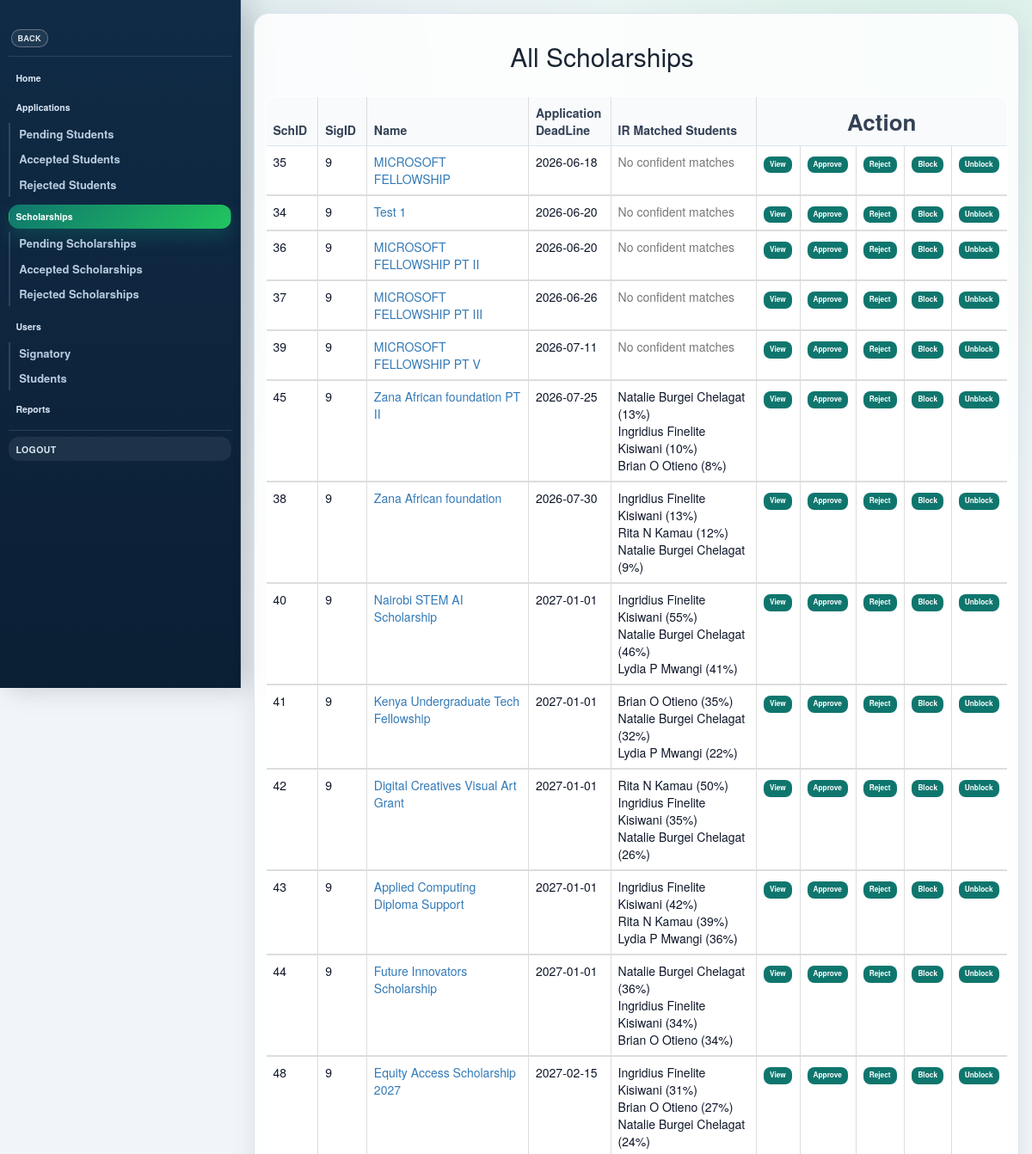
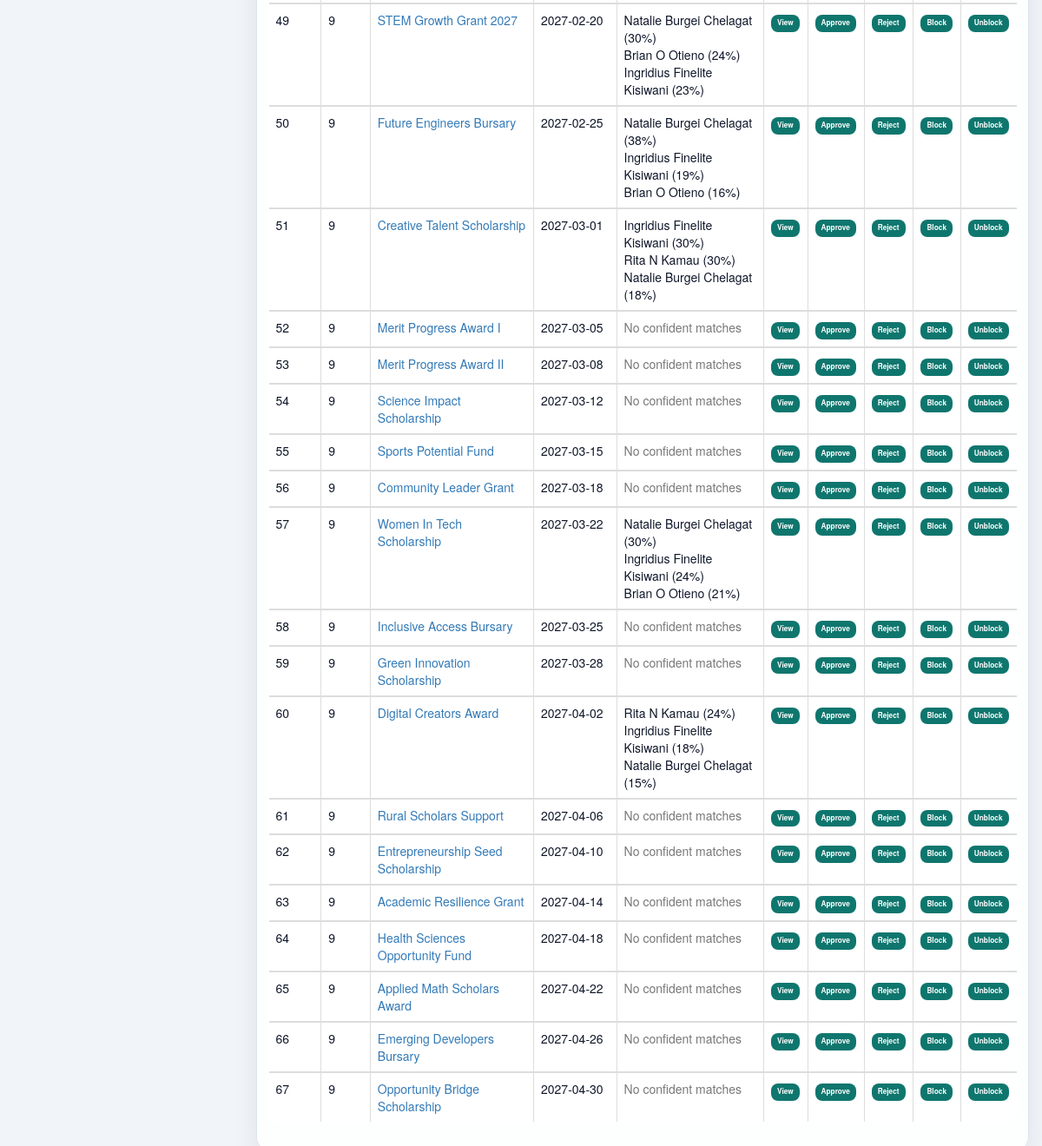
Page /admin/tempScholarship.php on the committed database (2 pictures, top to bottom).
### tables this page shows
CREATE TABLE `scholarship` (
  `scholarshipID` int(11) NOT NULL AUTO_INCREMENT,
  `sigID` int(11) NOT NULL,
  `schname` varchar(255) NOT NULL,
  `schlocation` varchar(255) NOT NULL,
  `schlocationfrom` varchar(255) NOT NULL,
  `degree` varchar(255) NOT NULL,
  `gender` varchar(20) NOT NULL,
  `target_financial_need` enum('Any','Low','Medium','High','Critical') DEFAULT 'Any',
  `religion` varchar(55) NOT NULL,
  `sch` varchar(30) NOT NULL,
  `appDeadline` date NOT NULL,
  `granteesNum` int(11) NOT NULL,
  `funding` varchar(20) NOT NULL,
  `description` varchar(4095) NOT NULL,
  `eligibility` varchar(4095) NOT NULL,
  `benefits` varchar(4095) NOT NULL,
  `apply` varchar(4095) NOT NULL,
  `links` varchar(1024) NOT NULL,
  `contact` varchar(1024) NOT NULL,
  `adminapproval` varchar(20) NOT NULL,
  `approved_at` datetime DEFAULT NULL,
  `previous_adminapproval` varchar(20) NOT NULL,
  `schstatus` varchar(20) NOT NULL DEFAULT 'active',
  PRIMARY KEY (`scholarshipID`),
  KEY `fk_scholarship_signatory` (`sigID`),
  CONSTRAINT `fk_scholarship_signatory` FOREIGN KEY (`sigID`) REFERENCES `signatory` (`sigID`) ON DELETE CASCADE ON UPDATE CASCADE
);

### admin/tempScholarship.php (the view, shortened to what the rows shown need)
<?php
require_once '../backend/MatchingEngine.php';
$conn = getDbConnection();
    if(isset($_GET['scholarship'])){
    	$scholarship = $_GET['scholarship'];
    }else{
    	$scholarship = "All";
    }
		function renderMatchedStudentsHtml($scholarshipId) {
			$matched = MatchingEngine::getMatchedStudentsForScholarship((int) $scholarshipId);
			if (empty($matched)) {
				return '<span style="color:#777;">No confident matches</span>';
			}
			$chunks = [];
			$count = 0;
			foreach ($matched as $student) {
				if ($count >= 3) {
					break;
				}
				$name = htmlspecialchars((string) ($student['name'] ?? ('Student ' . ($student['studentID'] ?? ''))));
				$score = isset($student['score']) ? (int) $student['score'] : null;
				if ($score !== null) {
					$chunks[] = $name . ' (' . $score . '%)';
				} else {
					$chunks[] = $name;
				}
				$count++;
			}
			return implode('<br>', $chunks);
		}
?>
<!DOCTYPE HTML>
<html>
  <head>
      <link href="../css/bootstrap.min.css" rel="stylesheet">
      <link href="../css/admin.css" rel="stylesheet">
	<link href="../css/pages/admin.css" rel="stylesheet">
  </head>
  <body class="app-shell">
    <div class="app-page">
       <header class="app-header">
         <h1 class="app-logo"><a href = "javascript:history.back()" class="app-btn">Back</a></h1>
        </header>
				<article id="main">
						<section class="content-card container">
								<div class="content">
									<?php if($scholarship == "All") {   ?>
									<section>
              				<?php
				                  $sql = "SELECT scholarshipID, sigID, schname, appDeadline, description, adminapproval, schstatus FROM scholarship ORDER BY `appDeadline` ASC ";
													$result = $conn->query($sql);
													if ($result->num_rows > 0) {
				                                ?>
				                            <table class = "table table-bordered">
				                              <thead>
				                                <tr>
				                                  <th class = "col-md-1" style="width: 5%"><strong>SchID</strong></th>
				                                  <th class = "col-md-1" style="width: 5%"><strong>SigID</strong></th>
				                                  <th class = "col-md-1" style="width: 20%"><strong>Name</strong></th>
				                                  <th class = "col-md-1" style="width: 3%"><strong>Application DeadLine</strong></th>
												  <th class = "col-md-2" style="width: 18%"><strong>IR Matched Students</strong></th>
				                                  <th class = "col-md-1" style="width: 5%;text-align:center;font-size:26px" colspan="5"><strong>Action</strong> </th>
				                                </tr>
				                              </thead>
				                              <tbody>
				                                	<?php
				                              			while($row = $result->fetch_assoc()) {
				                              		?>
				                                    <tr>
				                                    	<td><?php
				                                    		$schID=$row['scholarshipID'];
				                                    		echo $row['scholarshipID']; ?></td>
				                                    	<td><?php
				                                    		echo $row['sigID']; ?></td>
				                                      	<td><a href="#" data-toggle="modal" data-target="#scholarshipDescription"><?php
				                                      		echo $row['schname']; ?></a></td>
				                                      	<td><?php echo $row['appDeadline']; ?></td>
												      	<td><?php echo renderMatchedStudentsHtml($schID); ?></td>
                                                <td>
                    															<form action="tempSchView.php" method="post">
                    					                        <button name="view" value="View">View</button>
                    					                    </form>
                    														</td>
				                                      	<td>
				                                      		<form action="../backend/adminAcceptReject.php" method="post">
					                                          <button name="accrej" value="Accept" <?php if($row['adminapproval'] === "Approved"){
                                                      echo "disabled";
                                                      echo " style = 'color:#fff'";
                                                    } ?>>Approve</button>
					                                        </form>
                    														</td>
                    														<td>
                    															 <form action="../backend/adminAcceptReject.php" method="post">
                    						                      <button name="accrej" value="Reject" <?php if($row['adminapproval'] === "Rejected"){
                                                        echo "disabled";
                                                        echo " style = 'color:#fff'";
                                                      } ?>>Reject</button>
                    						                   </form>
                    														</td>
                                                <td>
                    															 <form action="../backend/adminBlockUnblockSch.php" method="post" onsubmit="confirmblock(this,'This will Block the Scholarship and corresponding Applications.\n This wont Block the corresponding Signatory.\n Are your Sure?')">
                    						                      <button name="blk_unblk" value="blockScholarship" <?php if($row['schstatus'] === "inactive"){
                                                        echo "disabled";
                                                        echo " style = 'color:#fff'";
                                                      } ?>>Block</button>
                    						                   </form>
                    														</td>
                                                <td>
                    															 <form action="../backend/adminBlockUnblockSch.php" method="post" onsubmit="confirmunblock(this,'This will Unblock the Scholarships and corresponding Applications.\n This wont Unblock the corresponding Signatory.\n Are your Sure?')">
                    						                      <button name="blk_unblk" value="unblockScholarship" <?php if($row['schstatus'] === "active"){
                                                        echo "disabled";
                                                        echo " style = 'color:#fff'";
                                                      } ?>>Unblock</button>
                    						                   </form>
                    														</td>
				                                    </tr>
				                              </tbody>
				                              <?php } ?>
				                            </table>
				                            <?php } ?>
									</section>
                <?php } else if($scholarship == "Pending" || $scholarship == "Approved" || $scholarship == "Rejected"){   ?>
									<section>
										<header>
											<h3 style="padding-left: 30%;font-size:30px"><?php echo $scholarship; ?> Scholarships</h3><br>
										</header>
              				<?php
				                  $sql = "SELECT scholarshipID, sigID, schname, appDeadline, description, adminapproval, schstatus FROM scholarship WHERE adminapproval='$scholarship' ORDER BY `appDeadline` ASC";
													$result = $conn->query($sql);
													if ($result->num_rows > 0) {
				                                ?>
                                        <table class = "table table-bordered">
    				                              <thead>
    				                                <tr>
    				                                  <th class = "col-md-1" style="width: 5%"><strong>SchID</strong></th>
    				                                  <th class = "col-md-1" style="width: 5%"><strong>SigID</strong></th>
    				                                  <th class = "col-md-1" style="width: 20%"><strong>Name</strong></th>
    				                                  <th class = "col-md-1" style="width: 3%"><strong>Application DeadLine</strong></th>
													  <th class = "col-md-2" style="width: 18%"><strong>IR Matched Students</strong></th>
    				                                  <th class = "col-md-1" style="width: 5%;text-align:center;font-size:26px" colspan="5"><strong>Action</strong> </th>
                                              <!-- <th class = "col-md-1"></th>
    				                               		<th class = "col-md-1"></th>
    				                               		<th class = "col-md-1"></th>
    				                                  <th class = "col-md-1"></th> -->
    				                                </tr>
    				                              </thead>
    				                              <tbody>
				                                	<?php
				                              			while($row = $result->fetch_assoc()) {
				                              		?>
				                                    <tr>
				                                    	<td><?php
				                                    		$schID=$row['scholarshipID'];
				                                    		echo $row['scholarshipID']; ?></td>
				                                    	<td><?php
				                                    		$sigID=$row['sigID'];
				                                    		echo $row['sigID']; ?></td>
				                                      	<td><a href="#" data-toggle="modal" data-target="#scholarshipDescription"><?php
				                                      		$schname=$row['schname'];
				                                      		echo $row['schname']; ?></a></td>
				                                      	<td><?php echo $row['appDeadline']; ?></td>
												      	<td><?php echo renderMatchedStudentsHtml($schID); ?></td>
                                                <td>
                                                  <form action="tempSchView.php" method="post">
                                                     <input type="hidden" name="schname" value="<?php echo $schname; ?>">
                                                    <input type="hidden" name="sigID" value="<?php echo $sigID; ?>">
                                                    <input type="hidden" name="schID" value="<?php echo $schID; ?>">
                                                    <button name="view" value="View">View</button>
                                                  </form>
                                                </td>
				                                      	<td>
				                                      		<form action="../backend/adminAcceptReject.php" method="post">
					                                          <input type="hidden" name="schID" value="<?php echo $schID; ?>">
					                                          <button name="accrej" value="Accept" <?php if($row['adminapproval'] === "Approved"){
                                                      echo "disabled";
                                                      echo " style = 'color:#fff'";
                                                    } ?>>Approve</button>
					                                        </form>
                    														</td>
                    														<td>
                    															 <form action="../backend/adminAcceptReject.php" method="post">
						                                          <input type="hidden" name="schID" value="<?php echo $schID; ?>">
						                                          <button name="accrej" value="Reject" <?php if($row['adminapproval'] === "Rejected"){
                                                        echo "disabled";
                                                        echo " style = 'color:#fff'";
                                                      } ?>>Reject</button>
						                                        </form>
                    														</td>
                                                <td>
                    															 <form action="../backend/adminBlockUnblockSch.php" method="post" onsubmit="confirmblock(this,'This will Block the Scholarship and corresponding Applications.\n This wont Block the corresponding Signatory.\n Are your Sure?')">
                    						                      <input type="hidden" name="schID" value="<?php echo $schID; ?>">
                    						                      <button name="blk_unblk" value="blockScholarship" <?php if($row['schstatus'] === "inactive"){
                                                        echo "disabled";
                                                        echo " style = 'color:#fff'";
                                                      } ?>>Block</button>
                    						                   </form>
                    														</td>
                                                <td>
                    															 <form action="../backend/adminBlockUnblockSch.php" method="post" onsubmit="confirmunblock(this,'This will Unblock the Scholarships and corresponding Applications.\n This wont Unblock the corresponding Signatory.\n Are your Sure?')">
                    						                      <input type="hidden" name="schID" value="<?php echo $schID; ?>">
                    						                      <button name="blk_unblk" value="unblockScholarship" <?php if($row['schstatus'] === "active"){
                                                        echo "disabled";
                                                        echo " style = 'color:#fff'";
                                                      } ?>>Unblock</button>
                    						                   </form>
                    														</td>
				                                    </tr>
				                              </tbody>
				                              <?php } ?>
				                            </table>
				                            <?php } ?>
									</section>
                <?php } else {
                  echo "Invalid Request";
                } ?>
								</div>
						</section>
				</article>
		</div>
	</body>
</html>

### rows in the picture
scholarship: scholarshipID "35", sigID "9", schname "MICROSOFT FELLOWSHIP", appDeadline "2026-06-18", shows "No confident matches"
scholarship: scholarshipID "34", sigID "9", schname "Test 1", appDeadline "2026-06-20", shows "No confident matches"
scholarship: scholarshipID "36", sigID "9", schname "MICROSOFT FELLOWSHIP PT II", appDeadline "2026-06-20", shows "No confident matches"
scholarship: scholarshipID "37", sigID "9", schname "MICROSOFT FELLOWSHIP PT III", appDeadline "2026-06-26", shows "No confident matches"
scholarship: scholarshipID "39", sigID "9", schname "MICROSOFT FELLOWSHIP PT V", appDeadline "2026-07-11", shows "No confident matches"
scholarship: scholarshipID "45", sigID "9", schname "Zana African foundation PT II", appDeadline "2026-07-25", chunks "Natalie Burgei Chelagat (13%) Ingridius Finelite Kisiwani (10%) Brian O Otieno (8%)"
scholarship: scholarshipID "38", sigID "9", schname "Zana African foundation", appDeadline "2026-07-30", chunks "Ingridius Finelite Kisiwani (13%) Rita N Kamau (12%) Natalie Burgei Chelagat (9%)"
scholarship: scholarshipID "40", sigID "9", schname "Nairobi STEM AI Scholarship", appDeadline "2027-01-01", chunks "Ingridius Finelite Kisiwani (55%) Natalie Burgei Chelagat (46%) Lydia P Mwangi (41%)"
scholarship: scholarshipID "41", sigID "9", schname "Kenya Undergraduate Tech Fellowship", appDeadline "2027-01-01", chunks "Brian O Otieno (35%) Natalie Burgei Chelagat (32%) Lydia P Mwangi (22%)"
scholarship: scholarshipID "42", sigID "9", schname "Digital Creatives Visual Art Grant", appDeadline "2027-01-01", chunks "Rita N Kamau (50%) Ingridius Finelite Kisiwani (35%) Natalie Burgei Chelagat (26%)"
scholarship: scholarshipID "43", sigID "9", schname "Applied Computing Diploma Support", appDeadline "2027-01-01", chunks "Ingridius Finelite Kisiwani (42%) Rita N Kamau (39%) Lydia P Mwangi (36%)"

### other values in the picture
$scholarship "All"
$row['scholarshipID'] "44"
$row['sigID'] "9"
$row['schname'] "Future Innovators Scholarship"
$row['appDeadline'] "2027-01-01"
implode('<br>', $chunks) "Natalie Burgei Chelagat (36%) Ingridius Finelite Kisiwani (34%) Brian O Otieno (34%)"
$row['scholarshipID'] "48"
$row['schname'] "Equity Access Scholarship 2027"
$row['appDeadline'] "2027-02-15"
implode('<br>', $chunks) "Ingridius Finelite Kisiwani (31%) Brian O Otieno (27%) Natalie Burgei Chelagat (24%)"
$row['scholarshipID'] "49"
$row['schname'] "STEM Growth Grant 2027"
$row['appDeadline'] "2027-02-20"
implode('<br>', $chunks) "Natalie Burgei Chelagat (30%) Brian O Otieno (24%) Ingridius Finelite Kisiwani (23%)"
$row['scholarshipID'] "50"
